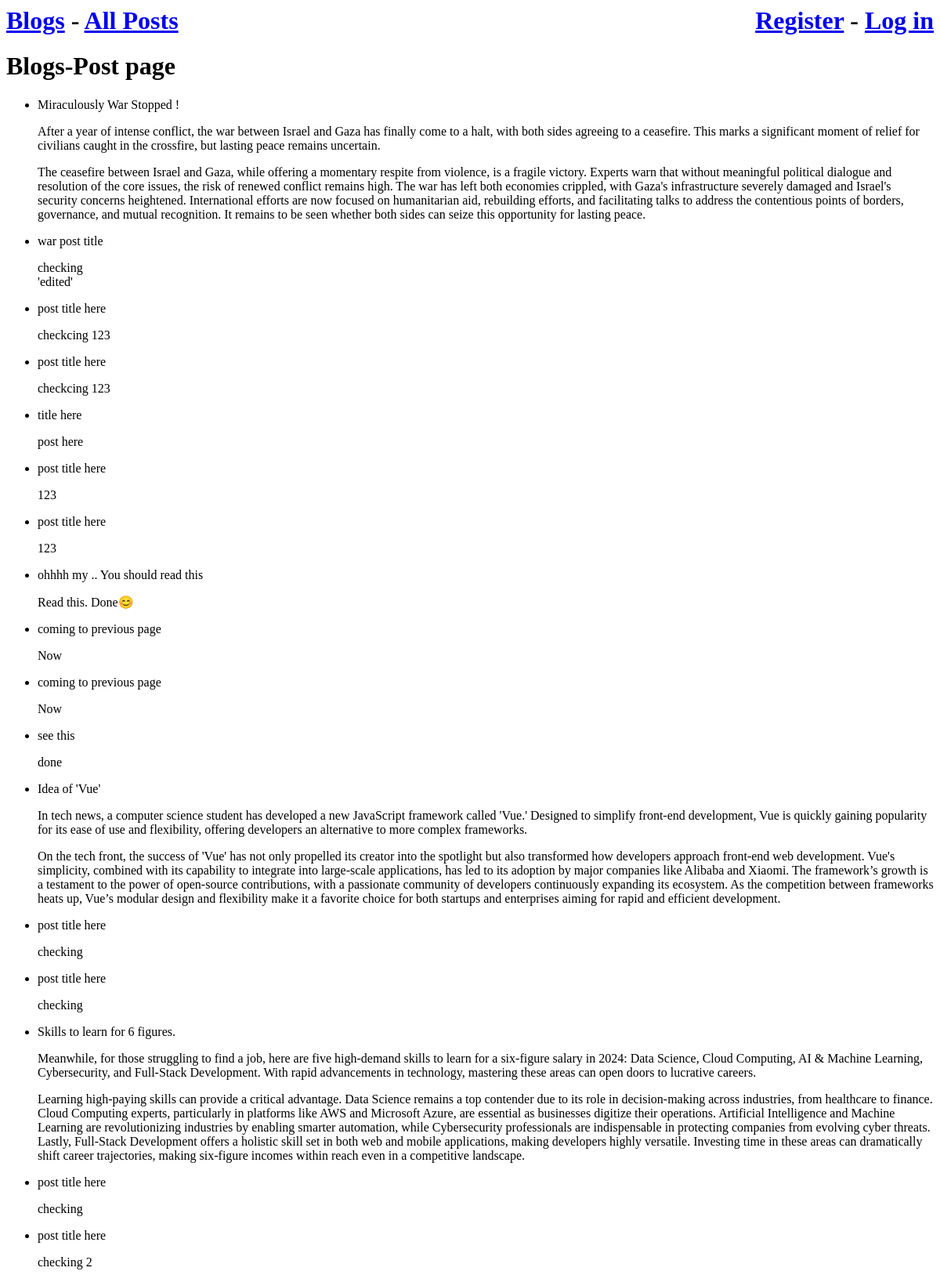
The app's page /posts/, older data.
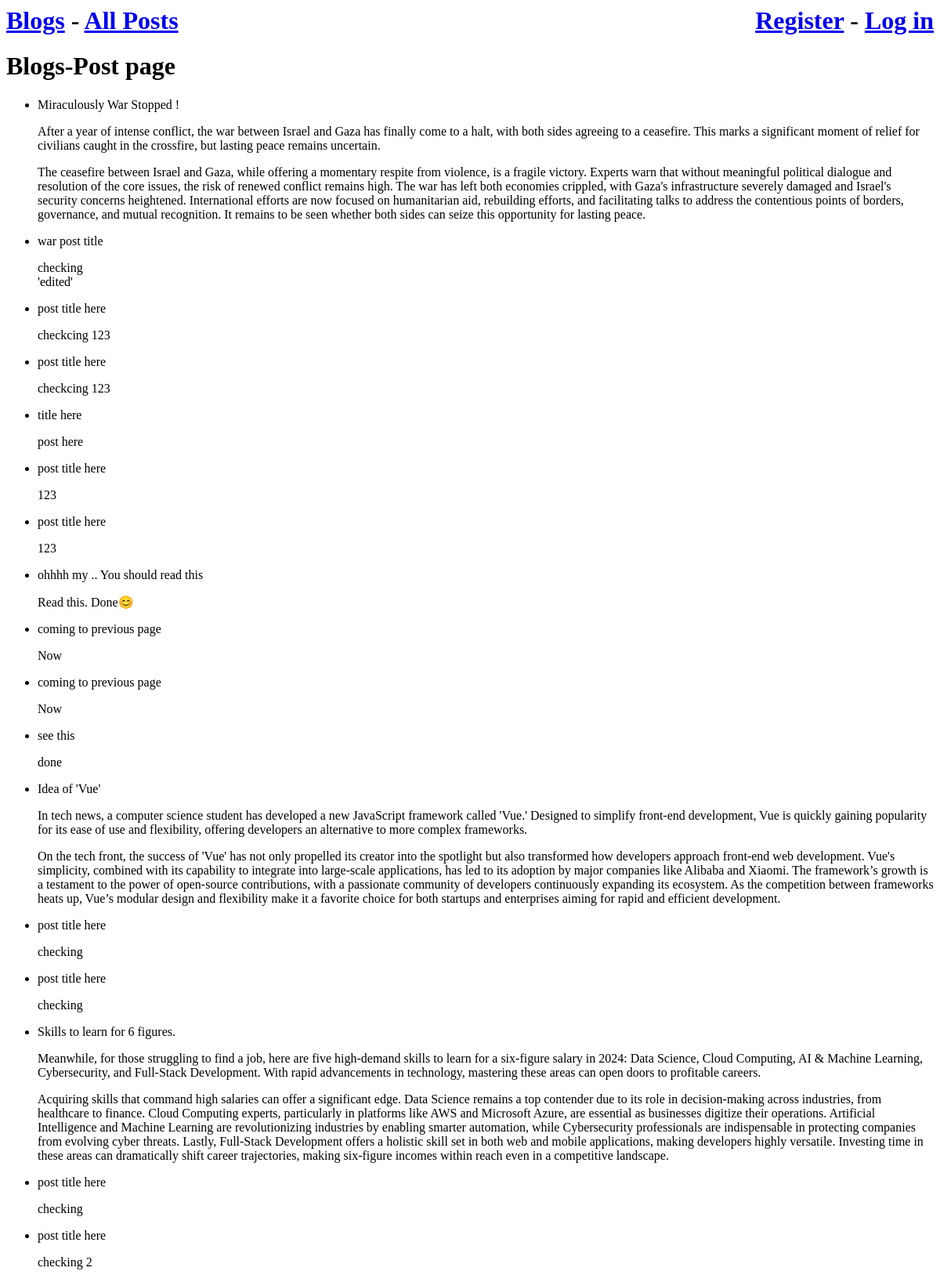
The same page, newer data.
### blogs/models.py (models this page shows, shortened)
class blog_post(models.Model): # if forgot models.Model then app won't makemigrations.
    f_key=models.ForeignKey(blog_name,on_delete=models.CASCADE)
    post_name=models.CharField(max_length=150)
    post=models.TextField()

### blogs/views.py (the view)
# urls.py: path('posts/',views.posts,name='posts'),
def posts(request):
    name=blog_name.objects.all()
    p_name=blog_post.objects.filter(f_key__in=name)
    context={'blog_name':name,'post_name':p_name}
    return render(request,'blogs/posts.html',context)

### blogs/templates/blogs/posts.html
{% extends "blogs/base.html" %}
{% block content %}
<h1>
    Blogs-Post page
</h1>
<ul>
    {%for x in post_name%}
    <li>
        <p> {{x.post_name}}</p>
        <p> {{x.post|linebreaks}}</p>
    </li>
    {% endfor %}
</ul>
{% endblock content %}

Row changes from the older to the newer data that the page shows:
changed blog_post "Skills to learn for 6 figures.": post "…can open doors to lucrative careers. Learning high-paying skills can provide a critical advantage. Data Science remains a…" → "…can open doors to profitable careers. Acquiring skills that command high salaries can offer a significant edge. Data Science remains a…"
